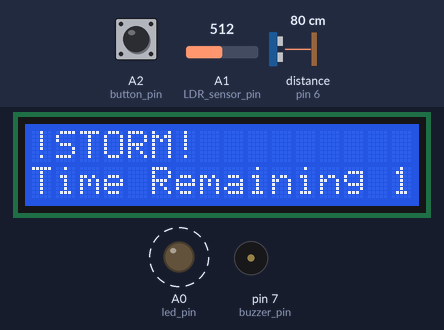
The sketch below on a simulated Arduino Uno, built with avr-gcc and run on an emulated ATmega328P. Parts: 16×2 character LCD, output pins drawn as LEDs (lit = HIGH), buzzer (waves = sounding). Wiring (inferred from the names in the program): ultrasonic range finder: trigger pin 6; echo pin 6. Dashed ring = blinking. The test bench sets the inputs (shaded band); at power-on: A1 (LDR_sensor_pin) = 512, distance to the obstacle (sensor on pin 6) 80 cm, A2 (button_pin) LOW. The echo pulse lasts 58.3 µs per cm.

Above: at 1.28 s.
1.3 s: A1 (LDR_sensor_pin) set to 541
2.8 s: A1 (LDR_sensor_pin) set to 565
At 4.5 s:
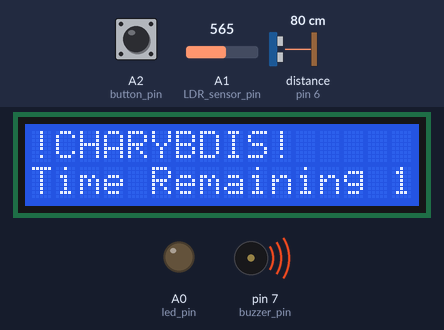
5.8 s: distance to the obstacle (sensor on pin 6) set to 103 cm
At 6.8 s:
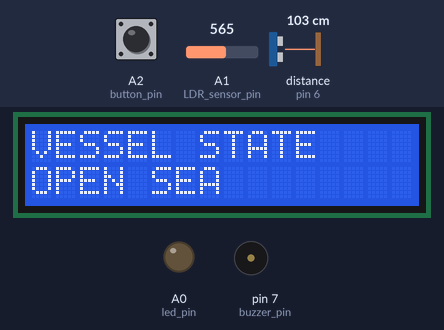
7.6 s: distance to the obstacle (sensor on pin 6) set to 96 cm
At 10.0 s:
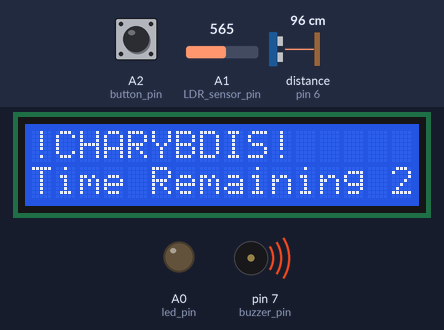
10.6 s: A2 (button_pin) pulled HIGH for 0.15 s
At 11.8 s:
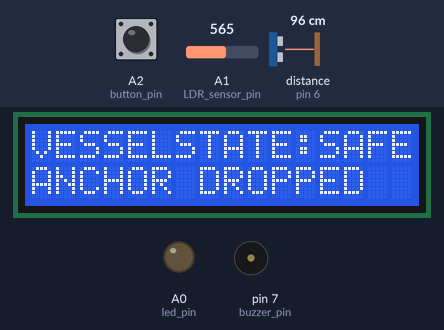
12.3 s: A2 (button_pin) pulled HIGH for 1 s
At 18.5 s:
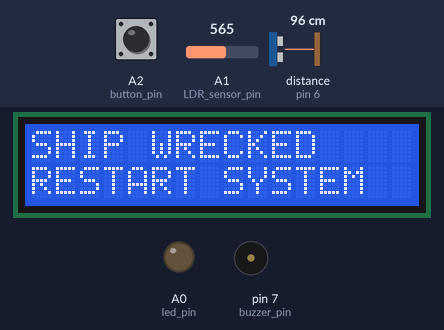
Timing chart, 0 to 19.2 s (numbered marks = the images above; inputs shaded):
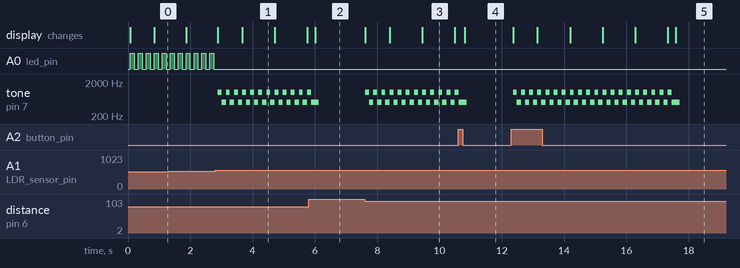

The sketch:

SEDS_INDUCTION_TASK2-HARIMOHANSAMBYAL_2026A8PS1148H.ino
```cpp
// LCD
#include <LiquidCrystal.h>
const int rs = 12, en = 11, d4 = 5, d5 = 4, d6 = 3, d7 = 2;
LiquidCrystal lcd(rs, en, d4, d5, d6, d7);

//STORM
const int LDR_sensor_pin = A1;
const int led_pin = A0;
const int light_threshold = 550;

//CHARYBDIS
const int ping_pin = 6;
const int buzzer_pin = 7;
const int dist_threshold = 100;

//ANCHOR
const int button_pin = A2;
bool buttonON = false;
int lastbuttonsignal=LOW;

//WRECKED
bool wrecked;
float timer=0;

/*CUSTOM FUNCTIONS
___________________________________________________________________________________________________________________________________________________
 DEFINED FUNCTION TO GET DATA FROM ULTRASONIC DISTANCE SENSOR*/
int cm_distance_ping() {
  pinMode(ping_pin, OUTPUT);
  digitalWrite(ping_pin, LOW);
  delayMicroseconds(2);
  digitalWrite(ping_pin, HIGH);
  delayMicroseconds(5);
  digitalWrite(ping_pin, LOW);

  pinMode(ping_pin, INPUT);
  int input_signal = pulseIn(ping_pin, HIGH);

  return input_signal / 29 / 2;
  // The speed of sound is 340 m/s or 29 microseconds per centimeter, so divide time signal by 29
  // The ping travels out and back, so to find the distance of the object we take half of the distance travelled.
  }
/*__________________________________________________________________________________________________________________________________________________
 DEFINED FUNCTION TO GET THE TOGGLE STATE OF THE BUTTON*/
void buttonCheck(){
  int buttonsignal = digitalRead(button_pin);
  if (buttonsignal == HIGH && lastbuttonsignal == LOW){
    buttonON=!buttonON;
    delay(50);
  }
  lastbuttonsignal = buttonsignal;
  }
//___________________________________________________________________________________________________________________________________________________


void setup() {
  pinMode(led_pin,OUTPUT);
  pinMode(buzzer_pin,OUTPUT);
  pinMode(button_pin,INPUT);
  lcd.begin(16,2);
}


void loop() {
    if(wrecked){                           //if entered wrecked state, requires restart
      lcd.setCursor(0,0);
      lcd.print("SHIP WRECKED");
      lcd.setCursor(0,1);
      lcd.print("RESTART SYSTEM");
      wrecked = true;
    }

    else{

      lcd.setCursor(0,0);
      lcd.print("VESSEL STATE    ");
      lcd.setCursor(0,1);
      lcd.print("OPEN SEA        ");

//reading LDR SENSOR
      int LDR_reading=analogRead(LDR_sensor_pin);
//reading DISTANCE SENSOR
      int distance_cm = cm_distance_ping();
 //reading BUTTON SENSOR and calling buttoncheck to get anchor dropped state when previous state is open sea
      int buttonsignal = digitalRead(button_pin);
      //makes anchor work in open sea
      buttonCheck();
      while(buttonON){
          timer = 0;
          lcd.setCursor(0,0);
          lcd.print("VESSELSTATE:SAFE");
          lcd.setCursor(0,1);
          lcd.print("ANCHOR DROPPED");
          buttonCheck();
      }

//STORM LOOP
      while(LDR_reading<light_threshold){
        timer +=0.25;
        lcd.setCursor(0,0);
        lcd.print("!STORM!         ");
        lcd.setCursor(0,1);
        lcd.print("Time Remaining");
        lcd.setCursor(15,1);
        lcd.print(timer);
        digitalWrite(led_pin,HIGH);
        delay(125);
        digitalWrite(led_pin,LOW);
        delay(125);

        if(timer == 5){
          wrecked = true;
          lcd.clear();
          goto wreckedloop;  // when timer hits 5, exits to end and enters the starting if statement permanently looping over it in wrecked state
        }

        buttonCheck();
        while(buttonON){
          timer = 0;
          lcd.setCursor(0,0);
          lcd.print("VESSELSTATE:SAFE");
          lcd.setCursor(0,1);
          lcd.print("ANCHOR DROPPED");
          lcd.setCursor(15,1);
          lcd.print(" ");
          buttonCheck();

          }
        LDR_reading=analogRead(LDR_sensor_pin);
      }
      timer = 0;

// CHARYBDIS LOOP
      while(distance_cm < dist_threshold){
        timer +=0.25;
        lcd.setCursor(0,0);
        lcd.print("!CHARYBDIS!     ");
        lcd.setCursor(0,1);
        lcd.print("Time Remaining");
        lcd.setCursor(15,1);
        lcd.print(timer);
        tone(buzzer_pin,1000,250);
        delay(125);
        tone(buzzer_pin,500,250);
        delay(125);

        if(timer == 5){
          wrecked = true;
          lcd.clear();
          goto wreckedloop;  //when timer hits 5, exits to end and enters the starting is staement permanently looping over it in wrecked state
        }

        buttonCheck();
        while(buttonON){
          timer = 0;
          lcd.setCursor(0,0);
          lcd.print("VESSELSTATE:SAFE");
          lcd.setCursor(0,1);
          lcd.print("ANCHOR DROPPED");
          lcd.setCursor(15,1);
          lcd.print(" ");
          buttonCheck();
        }
        distance_cm = cm_distance_ping();
      }

    wreckedloop:
    timer=0;
    }
}
```

Measured:
- the behaviour switches between 549 and 550 on A1 (LDR_sensor_pin) (found by bisection; images 0 and 1)
- the behaviour switches between 100 and 99 cm on distance to the obstacle (sensor on pin 6) (found by bisection; images 2 and 3)
- after the input at 2.8 s, A0 (led_pin): stops changing and stays LOW; tone on pin 7 (buzzer_pin): alternates 1000 Hz for 0.13 s and 500 Hz for 0.14 s, starting after 0.09 s; the display: first changes after 0.09 s (image 1 shows a later state)
- after the input at 5.8 s, the display: changes after 0.21 s (image 2)
- after the input at 7.6 s, tone on pin 7 (buzzer_pin): alternates 1000 Hz for 0.13 s and 500 Hz for 0.14 s, starting at once; the display: first changes at once (image 3 shows a later state)
- after the input at 10.6 s, the display: changes after 0.21 s (image 4)
- after the input at 12.3 s, tone on pin 7 (buzzer_pin): plays 1000 Hz for 0.13 s, 500 Hz for 0.14 s, 1000 Hz for 0.13 s, 500 Hz for 0.14 s, 1000 Hz for 0.13 s, 500 Hz for 0.14 s … (40 notes in this stretch), starting after 0.06 s; the display: first changes after 0.06 s (image 5 shows a later state)
- by itself, A0 (led_pin): alternates HIGH for 0.13 s and LOW for 0.13 s
